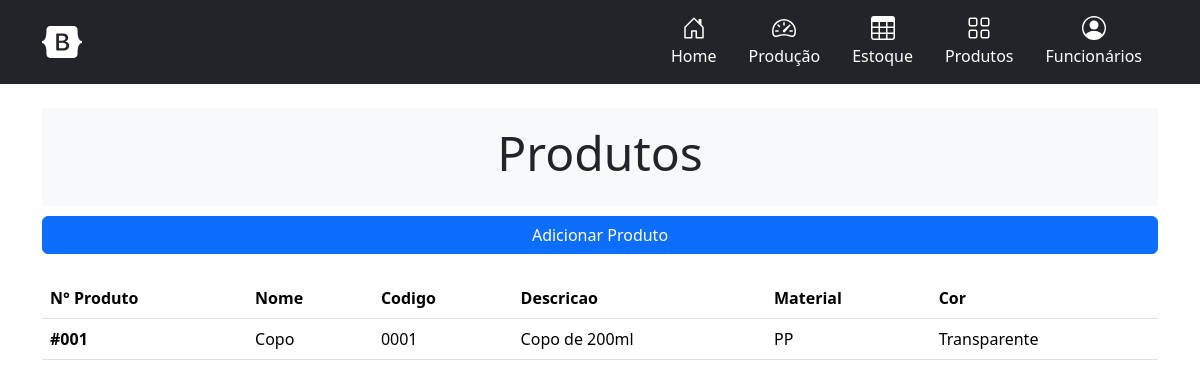
Page /cadastro/list_produtos on the earlier database version.
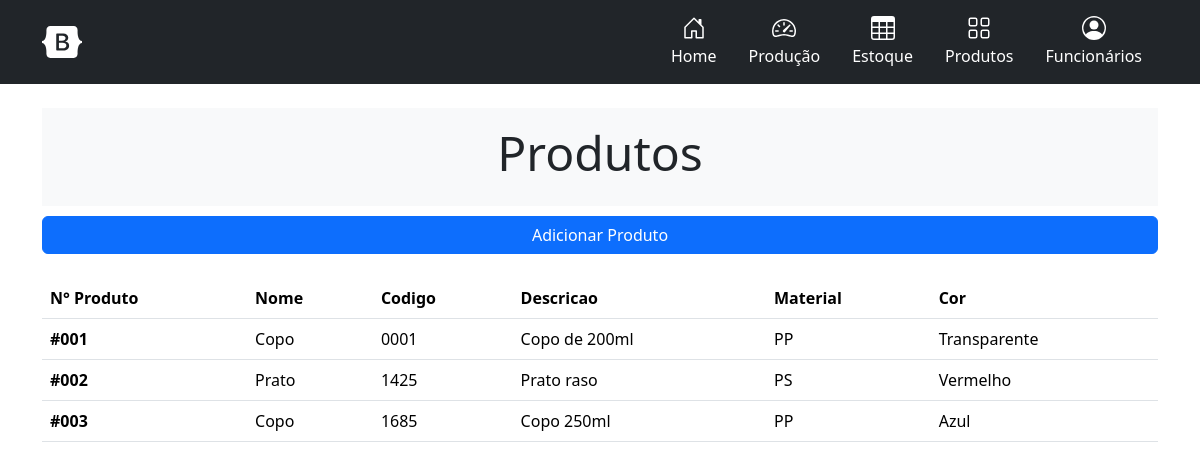
Same page on the later database version.
### cadastro/models.py (models this page shows, shortened)
class Produto(models.Model):
    nome = models.CharField(max_length=255)
    codigo = models.CharField(max_length=50, unique=True)
    descricao = models.TextField(blank=True)
    material = models.CharField(max_length=100)
    peso = models.DecimalField(max_digits=10, decimal_places=2)
    volume = models.DecimalField(max_digits=10, decimal_places=2)
    cor = models.CharField(max_length=50)

### cadastro/views.py (the view)
# urls.py: path('list_produtos', views.list_produtos, name='list_produtos'),
def list_produtos(request):
    list_produtos = Produto.objects.all()
    context = {'list_produtos': list_produtos}
    return render(request, 'produto/list_produtos.html', context)

### cadastro/templates/produto/list_produtos.html (shortened to what this page needs)
{% extends "core/base.html" %}
{% block header %}
    <div class="py-3 bg-light text-center">
        <h2 class="display-5">Produtos</h2>
    </div>
{% endblock header %}
{% block content %}
{% block buttons %}
  <div class="d-grid gap-2" style="margin-top: 10px;">
      <a class="btn btn-primary" href="{% url 'novo_produto'%}" role="button">Adicionar Produto</a>
  </div>
{% endblock buttons %}
    <table class="table table-hover">
        <thead >
          <tr>
            <th scope="col">N° Produto</th>
            <th scope="col">Nome</th>
            <th scope="col">Codigo</th>
            <th scope="col">Descricao</th>
            <th scope="col">Material</th>
            <th scope="col">Cor</th>
          </tr>
        </thead>
        <tbody class="table table-hover">
        {% for produto in list_produtos %}
          <tr style="cursor: pointer;" onclick="window.location.href='{% url 'produto' produto.id  %}'">
            <th scope="row">#00{{ produto.id }}</th>
            <td>{{ produto.nome }}</td>
            <td>{{ produto.codigo }}</td>
            <td>{{ produto.descricao }}</td>
            <td>{{ produto.material }}</td>
            <td>{{ produto.cor }}</td>
          </tr>
        {% empty %}
          Não produtos cadastrados
        {% endfor %}
        </tbody>
      </table>
{% endblock content %}

Differences in the rows shown:
added Produto: id "2", nome "Prato", codigo "1425", descricao "Prato raso", material "PS", cor "Vermelho"
added Produto: id "3", nome "Copo", codigo "1685", descricao "Copo 250ml", material "PP", cor "Azul"
